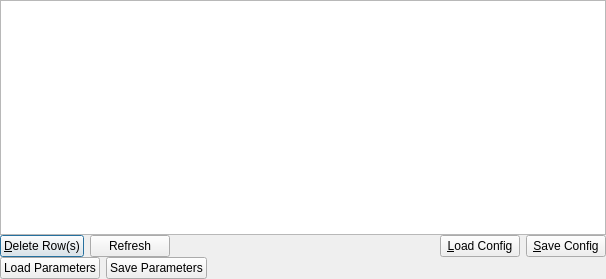
<ui version="4.0" >
 <class>ClsQHarbor</class>
 <widget class="QDialog" name="ClsQHarbor" >
  <property name="geometry" >
   <rect>
    <x>0</x>
    <y>0</y>
    <width>606</width>
    <height>279</height>
   </rect>
  </property>
  <property name="acceptDrops" >
   <bool>true</bool>
  </property>
  <property name="windowTitle" >
   <string>iqr Harbor</string>
  </property>
  <layout class="QVBoxLayout" >
   <property name="spacing" >
    <number>0</number>
   </property>
   <property name="margin" >
    <number>0</number>
   </property>
   <item>
    <widget class="QTableWidget" name="tableWidget" >
     <property name="sizePolicy" >
      <sizepolicy vsizetype="Expanding" hsizetype="Expanding" >
       <horstretch>0</horstretch>
       <verstretch>10</verstretch>
      </sizepolicy>
     </property>
    </widget>
   </item>
   <item>
    <layout class="QHBoxLayout" >
     <item>
      <widget class="QPushButton" name="pbDeleteRow" >
       <property name="text" >
        <string>&amp;Delete Row(s)</string>
       </property>
       <property name="shortcut" >
        <string>Alt+D</string>
       </property>
       <property name="default" >
        <bool>false</bool>
       </property>
      </widget>
     </item>
     <item>
      <widget class="QPushButton" name="pbRefresh" >
       <property name="text" >
        <string>Refresh</string>
       </property>
      </widget>
     </item>
     <item>
      <spacer name="horizontalSpacer" >
       <property name="orientation" >
        <enum>Qt::Horizontal</enum>
       </property>
       <property name="sizeHint" stdset="0" >
        <size>
         <width>40</width>
         <height>20</height>
        </size>
       </property>
      </spacer>
     </item>
     <item>
      <spacer>
       <property name="orientation" >
        <enum>Qt::Vertical</enum>
       </property>
       <property name="sizeType" >
        <enum>QSizePolicy::Expanding</enum>
       </property>
       <property name="sizeHint" stdset="0" >
        <size>
         <width>175</width>
         <height>21</height>
        </size>
       </property>
      </spacer>
     </item>
     <item>
      <widget class="QPushButton" name="pbLoadConfig" >
       <property name="text" >
        <string>&amp;Load Config</string>
       </property>
       <property name="shortcut" >
        <string>Alt+L</string>
       </property>
      </widget>
     </item>
     <item>
      <widget class="QPushButton" name="pbSaveConfig" >
       <property name="text" >
        <string>&amp;Save Config</string>
       </property>
       <property name="shortcut" >
        <string>Alt+S</string>
       </property>
      </widget>
     </item>
    </layout>
   </item>
   <item>
    <layout class="QHBoxLayout" >
     <item>
      <widget class="QPushButton" name="pbLoadParamSet" >
       <property name="text" >
        <string>Load Parameters</string>
       </property>
      </widget>
     </item>
     <item>
      <widget class="QPushButton" name="pbSaveParamSet" >
       <property name="text" >
        <string>Save Parameters</string>
       </property>
      </widget>
     </item>
     <item>
      <spacer name="horizontalSpacer_2" >
       <property name="orientation" >
        <enum>Qt::Horizontal</enum>
       </property>
       <property name="sizeHint" stdset="0" >
        <size>
         <width>40</width>
         <height>20</height>
        </size>
       </property>
      </spacer>
     </item>
     <item>
      <spacer>
       <property name="orientation" >
        <enum>Qt::Vertical</enum>
       </property>
       <property name="sizeType" >
        <enum>QSizePolicy::Expanding</enum>
       </property>
       <property name="sizeHint" stdset="0" >
        <size>
         <width>330</width>
         <height>21</height>
        </size>
       </property>
      </spacer>
     </item>
    </layout>
   </item>
  </layout>
 </widget>
 <layoutdefault spacing="6" margin="11" />
 <pixmapfunction>qPixmapFromMimeSource</pixmapfunction>
 <resources/>
 <connections/>
</ui>
